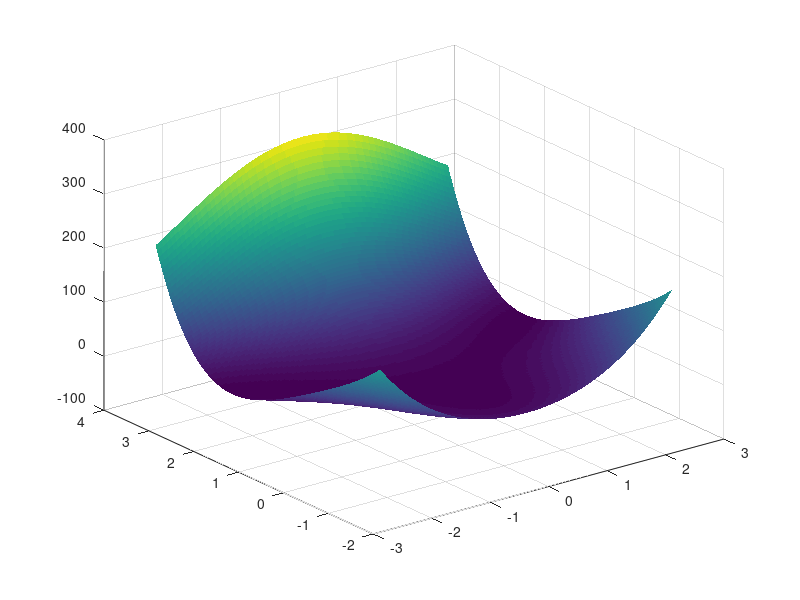

Write the MATLAB code that produced this figure. (Note: this script raises an error after producing the figure.)
clc; clear; close all;

% --- 1. Definisi Fungsi & Gradien ---
% Fungsi Objektif (Persamaan 3)
f = @(x) 0.25*x(1) + 5*x(1)^2 + x(1)^4 - 9*x(1)^2*x(2) + 3*x(2)^2 + 2*x(2)^4;

% Gradien (Turunan Parsial Manual)
% g = [df/dx1; df/dx2]
grad_f = @(x) [0.25 + 10*x(1) + 4*x(1)^3 - 18*x(1)*x(2); ...
               -9*x(1)^2 + 6*x(2) + 8*x(2)^3];

% --- 2. Inisialisasi ---
x_curr = [-1.8; 2.2]; % Titik Awal (Samakan dengan NM)
max_iter = 100;
tol = 1e-7;

% Hitung Gradien Awal
g_curr = grad_f(x_curr);
d_curr = -g_curr; % Arah awal (Steepest Descent)

% Simpan History untuk Plotting [iter, x1, x2, f(x)]
history_cg = [];
history_cg = [history_cg; 0, x_curr(1), x_curr(2), f(x_curr)];

fprintf('=== START CONJUGATE GRADIENT (CG) ===\n');
fprintf('Titik Awal: [%.4f, %.4f]\n', x_curr(1), x_curr(2));

% --- 3. Loop Optimasi CG (Fletcher-Reeves) ---
for k = 1:max_iter
    x_prev = x_curr;
    
    % A. Line Search (Mencari langkah optimal 'alpha')
    % Meminimalkan fungsi di sepanjang arah d_curr
    fun_alpha = @(a) f(x_curr + a * d_curr);
    alpha = fminbnd(fun_alpha, 0, 1); % Batas pencarian 0 s.d 1
    
    % B. Update Posisi
    x_next = x_curr + alpha * d_curr;
    
    % Simpan Jejak
    history_cg = [history_cg; k, x_next(1), x_next(2), f(x_next)];
    
    % Cek Konvergensi
    if norm(x_next - x_curr) < tol
        fprintf('Konvergensi tercapai pada iterasi ke-%d\n', k);
        break;
    end
    
    % C. Hitung Gradien Baru
    g_next = grad_f(x_next);
    
    % D. Hitung Beta (Rumus Fletcher-Reeves)
    % Beta mengontrol seberapa besar pengaruh arah sebelumnya
    beta = (g_next' * g_next) / (g_curr' * g_curr);
    
    % E. Update Arah (Conjugate Direction)
    d_next = -g_next + beta * d_curr;
    
    % Persiapan iterasi selanjutnya
    x_curr = x_next;
    g_curr = g_next;
    d_curr = d_next;
end

final_pos = x_curr;
final_val = f(final_pos);

fprintf('-------------------------------------------------\n');
fprintf('Hasil Akhir CG:\n');
fprintf('  Iterasi Total: %d\n', k);
fprintf('  Min (x1, x2) : %.6f, %.6f\n', final_pos(1), final_pos(2));
fprintf('  Nilai f(x)   : %.10f\n', final_val);
fprintf('-------------------------------------------------\n');

% --- 4. VISUALISASI HASIL (Gaya Laporan Lengkap) ---

% Persiapan Grid
x_plot = linspace(-2.5, 2.5, 150);
y_plot = linspace(-1.5, 3.5, 150);
[X, Y] = meshgrid(x_plot, y_plot);
Z = 0.25*X + 5*X.^2 + X.^4 - 9*X.^2.*Y + 3*Y.^2 + 2*Y.^4;

% --- FIGURE 1: Surface Plot (3D) ---
figure('Name', 'CG: 3D Surface', 'Color', 'w', 'Position', [100, 400, 600, 500]);
surf(X, Y, Z, 'EdgeColor', 'none'); 
colormap('parula');
zlim([-5, 50]); caxis([-5, 50]); % Batasi tinggi Z agar lembah terlihat
hold on;
plot3(final_pos(1), final_pos(2), final_val, 'rp', 'MarkerSize', 15, 'MarkerFaceColor','y', 'MarkerEdgeColor','k');
title('Surface Plot: Topologi Fungsi Persamaan 3');
xlabel('x1'); ylabel('x2'); zlabel('f(x)');
view(-25, 50); grid on;


% --- FIGURE 2: Jejak Lintasan & Konvergensi (GABUNGAN) ---
% Ini yang kamu minta: Ada jejak di kiri, grafik di kanan
figure('Name', 'CG: Jejak & Konvergensi', 'Color', 'w', 'Position', [750, 400, 1000, 500]);

% [SUBPLOT KIRI] Peta Kontur + Jejak Lintasan (Trajectory)
subplot(1, 2, 1);
min_z = min(min(Z));
% Level kontur hybrid (Rapat di lembah, renggang di atas)
levels = [linspace(min_z, 0, 15), logspace(0, 2.5, 20)];
contour(X, Y, Z, levels, 'LineWidth', 0.8); hold on;

% Gambar Start
plot(history_cg(1,2), history_cg(1,3), 'ko', 'MarkerFaceColor', 'k', 'MarkerSize', 8);
text(history_cg(1,2)+0.1, history_cg(1,3), 'Start', 'FontWeight','bold');

% GAMBAR JEJAK LINTASAN (Trajectory) - Ekuivalen "Jejak Simplex"
% Garis biru tebal dengan titik di setiap iterasi
plot(history_cg(:,2), history_cg(:,3), 'b.-', 'LineWidth', 1.5, 'MarkerSize', 10);

% Gambar Finish
plot(final_pos(1), final_pos(2), 'p', 'MarkerSize', 18, 'MarkerFaceColor','y', 'MarkerEdgeColor','k');
text(final_pos(1)+0.1, final_pos(2), 'Min', 'FontWeight','bold');

title({'Jejak Lintasan (Trajectory) CG', 'Smooth Curve (Bukan Zig-Zag)'});
xlabel('x1'); ylabel('x2');
grid on; axis equal;
xlim([-2.5, 2.5]); ylim([-1.5, 3.5]);

% [SUBPLOT KANAN] Grafik Konvergensi
subplot(1, 2, 2);
iterasi = history_cg(:,1);
nilai_f = abs(history_cg(:,4)); % Nilai mutlak f(x)

semilogy(iterasi, nilai_f, 'b-o', 'LineWidth', 2, 'MarkerSize', 4);
grid on;
title('Kecepatan Konvergensi (Log Scale)');
xlabel('Iterasi'); ylabel('|f(x)|');
legend('Nilai Error Fungsi');